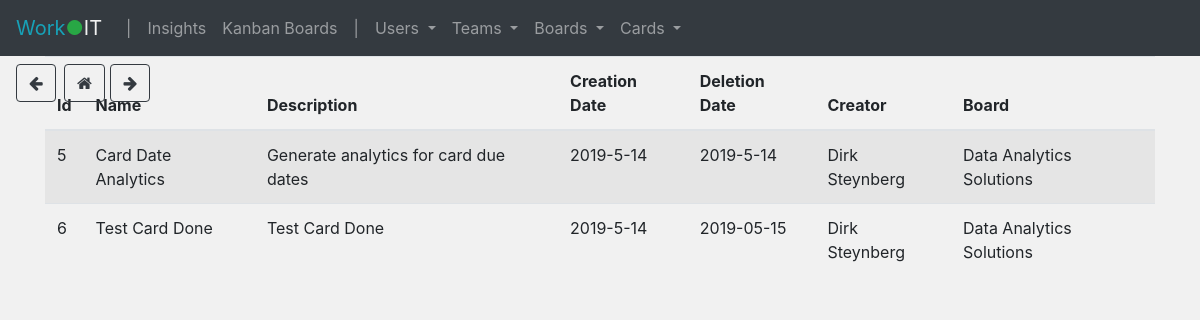
The page /card_archive on the database as committed earlier.
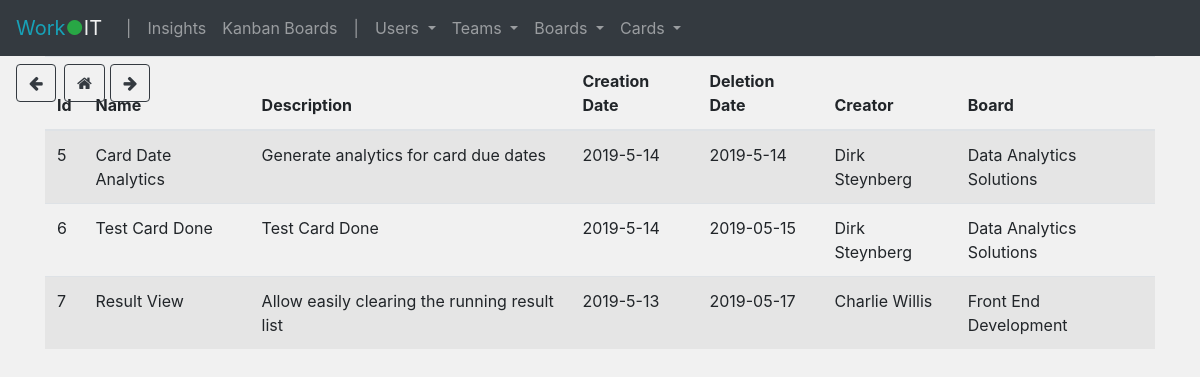
The same page on the database as committed later.
### tables this page shows
CREATE TABLE card_archive(id INTEGER PRIMARY KEY AUTOINCREMENT,name TEXT,description TEXT,creation_date TEXT,closed_date TEXT,creator TEXT,board TEXT);

### app.py (the view)
@app.route('/card_archive')
def card_archive():
    get_daily_card_count()
    card_arch = get_archive()
    return render_template('card_archive.html', card_arch=card_arch)

### scripts.py (called while the page is built)
def get_archive():
    con_cards = sqlite3.connect("database.db")
    con_cards.row_factory = sqlite3.Row
    cur = con_cards.cursor()
    cur.execute("SELECT * FROM card_archive")
    card_arch = cur.fetchall()
    con_cards.close()
    return card_arch

def get_daily_card_count():
    con_cards = sqlite3.connect("database.db")
    con_cards.row_factory = sqlite3.Row
    cur = con_cards.cursor()
    cur.execute("SELECT * FROM card_count")
    card_count = cur.fetchall()
    con_cards.close()
    return card_count

### templates/card_archive.html (shortened to what this page needs)
{% extends "base.html" %}
{% block head %}
    {{ super() }}
{% endblock %}
{% block content %}
    <table class="table table-striped">
        <thead>
        <tr>
            <th>Id</th>
            <th>Name</th>
            <th>Description</th>
            <th>Creation Date</th>
            <th>Deletion Date</th>
            <th>Creator</th>
            <th>Board</th>
        </tr>
        </thead>
        <tbody>
        {% for card in card_arch %}
            <tr>
                <td>{{ card['id'] }}</td>
                <td>{{ card['name'] }}</td>
                <td>{{ card['description'] }}</td>
                <td>{{ card['creation_date'] }}</td>
                <td>{{ card['closed_date'] }}</td>
                <td>{{ card['creator'] }}</td>
                <td>{{ card['board'] }}</td>
            </tr>
        {% endfor %}
        </tbody>
    </table>
{% endblock %}

### templates/base.html (shortened to what this page needs)
<!doctype html>
<html>
<head>
    {% block head %}
        <link rel="stylesheet" href="https://maxcdn.bootstrapcdn.com/bootstrap/4.3.1/css/bootstrap.min.css">
        <link href="//maxcdn.bootstrapcdn.com/font-awesome/4.7.0/css/font-awesome.min.css" rel="stylesheet">
        <link rel="stylesheet" href="../static/insights.css">
    {% endblock %}
</head>
<body class="fade">
<nav class="navbar navbar-expand-sm bg-dark navbar-dark sticky-top">
    <a class="navbar-brand text-success" href="/">
        <span style="color: #17a2b8">Work</span><span style="color: #28a745;">●</span><span
            style="color: #f1f1f1">IT</span></a>
    <ul class="navbar-nav">
        <li class="nav-item text-muted">
           <a class="nav-link">|</a>
        </li>
        <li class="nav-item">
            <a class="nav-link" href="/">Insights</a>
        </li>
        <li class="nav-item">
            <a class="nav-link" href="/board_list">Kanban Boards</a>
        </li>
        <li class="nav-item text-muted">
           <a class="nav-link">|</a>
        </li>
        <li class="nav-item dropdown">
            <a class="nav-link dropdown-toggle" href="#" id="users-group" data-toggle="dropdown">
                Users
            </a>
        </li>
        <li class="nav-item dropdown">
            <a class="nav-link dropdown-toggle" href="#" id="users-group" data-toggle="dropdown">
                Teams
            </a>
        </li>
        <li class="nav-item dropdown">
            <a class="nav-link dropdown-toggle" href="#" id="users-group" data-toggle="dropdown">
                Boards
            </a>
        </li>
        <li class="nav-item dropdown">
            <a class="nav-link dropdown-toggle" href="#" id="users-group" data-toggle="dropdown">
                Cards
            </a>
        </li>
    </ul>
</nav>
<button class="btn btn-outline-dark mt-5" onclick="goBack()" style="position: absolute; top: 1rem; left: 1rem;">
    <i class="fa fa-arrow-left"></i>
</button>
<a class="btn btn-outline-dark mt-3" href="/" style="position: absolute; top: 3rem; left: 4rem;"><i
        class="fa fa-home"></i></a>
<button class="btn btn-outline-dark mt-5" onclick="goForward()" style="position: absolute; top: 1rem; left: 6.9rem;">
    <i class="fa fa-arrow-right"></i>
</button>
<div id="content" class="container">
    {% block content %}
    {% endblock %}
</div>
</body>
</html>

### static/insights.css (style rules this page uses)
body { opacity: 1; transition: 0.7s opacity; background-color: #f1f1f1; }

Rows that differ between the two databases and show on the page:
added card_archive: id "7", name "Result View", description "Allow easily clearing the running result list", creation_date "2019-5-13", closed_date "2019-05-17", creator "Charlie Willis", board "Front End Development"
